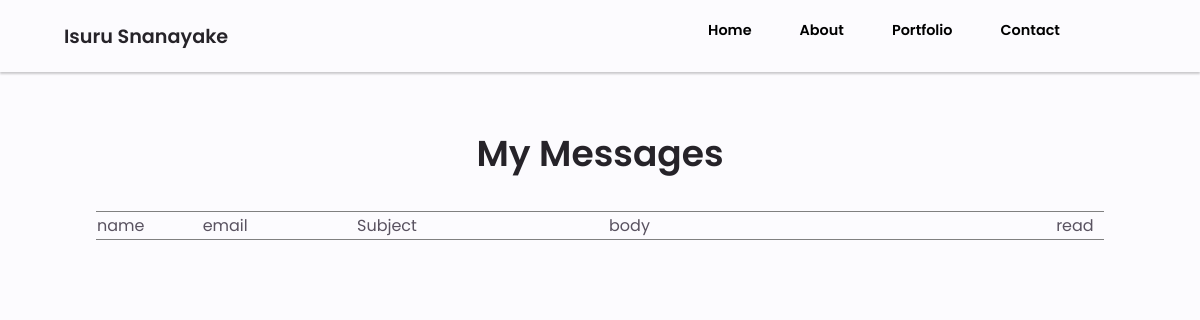
The app's page /inbox/, older data.
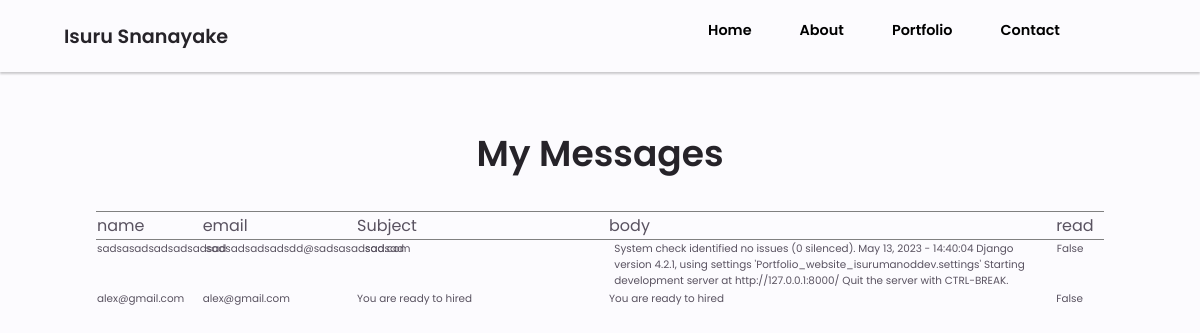
The same page, newer data.
### portfolio/models.py (models this page shows, shortened)
class Messages(models.Model):
    name = models.CharField(max_length=200,null=True)
    email = models.EmailField(null=True,blank=True)
    subject = models.CharField(max_length=200,null=True)
    body = models.TextField(null=True)
    is_read = models.BooleanField(default=False,)
    created = models.DateTimeField(auto_now_add=True)

### portfolio/views.py (the view)
# urls.py: path('inbox/', views.inbox, name="inbox"),
def inbox(request):
    messages = Messages.objects.all()
    context = {"messages": messages}
    return render(request, "inbox.html", context)

### templates/inbox.html
{% extends "main.html" %}
{% load static %}
{% block content %}
    <section class="contact section">
        <div class="inbox-form-container">
            <h1 class="section-title">My Messages</h1>
            <table width="100%" class="inbox-table">
                <thead>
                <tr>
                    <td class="inbox-name">name</td>
                    <td class="inbox-email">email</td>
                    <td class="inbox-Subject">Subject</td>
                    <td class="inbox-body">body</td>
                    <td class="inbox-read">read</td>
                </tr>
                </thead>
                <tbody>
                {% for message in  messages %}
                    <tr class="table-row">
                    <td class="inbox-name">{{ message.name }}</td>
                    <td class="inbox-email">{{ message.email }}</td>
                    <td class="inbox-Subject">{{ message.subject }}</td>
                    <td class="inbox-body">{{ message.body }}</td>
                    <td class="inbox-read">{{ message.is_read }}</td>
                    </tr>
                {% endfor %}
                </tbody>
            </table>
        </div>
    </section>
{% endblock %}

### templates/main.html (shortened to what this page needs)
<!DOCTYPE html>
{% load static %}
<html>
<head>
    <link rel="stylesheet" type="text/css" href="{% static "css/style.css" %}">
    <link rel="stylesheet" href="https://unicons.iconscout.com/release/v4.0.8/css/line.css">
</head>
<body>
<header class="header" id="header">
    <nav class="nav">
        <a href="#" class="nav-logo">Isuru Snanayake</a>
        <div class="nav-menu" id="nav-menu">
            <ul class="nav-list grid">
                <li class="nav-item">
                    <a href="{% url "home" %}" class="nav-link">
                        Home</a>
                </li>
                <li class="nav-item">
                    <a href="#about" class="nav-link">
                        About</a>
                </li>
                <li class="nav-item">
                    <a href="#portfolio" class="nav-link">
                        Portfolio</a>
                </li>
                <li class="nav-item">
                    <a href="#contact" class="nav-link">
                        Contact </a>
                </li>
            </ul>
        </div>
    </nav>
</header>
{% block content %}{% endblock %}
</body>
</html>

### static/css/style.css (style rules this page uses)
:root { --header-height: 3rem; --hue-color: 270; --first-color: hsl(var(--hue-color), 69%, 61%); --first-color-second: hsl(var(--hue-color), 69%, 61%); --first-color-alt: hsl(var(--hue-color), 57%, 53%); --first-color-lighter: hsl(var(--hue-color), 92%, 85%); --title-color: hsl(var(--hue-color), 8%, 15%); --text-color: hsl(var(--hue-color), 8%, 35%); --text-color-light: hsl(var(--hue-color), 8%, 65%); --input-color: hsl(var(--hue-color), 70%, 96%); --body-color: hsl(var(--hue-color), 60%, 99%); --container-color: #fff; --scroll-bar-color: hsl(var(--hue-color), 12%, 90%); --scroll-thumb-color: hsl(var(--hue-color), 12%, 80%); --body-font: 'Poppins', sans-serif; --big-font-size: 2rem; --h1-font-size: 1.5rem; --h2-font-size: 1.25rem; --h3-font-size: 1.125rem; --normal-font-size: 1rem; --small-font-size: 0.9rem; --smaller-font-size: .85rem; }
* { box-sizing: border-box; }
body { margin: 0; font-family: var(--body-font); font-size: var(--normal-font-size); background: var(--body-color); color: var(--text-color); }
h1, h2, h3, h4 { color: var(--title-color); font-weight: 600; }
a { text-decoration: none; }
ul { list-style: none; }
.section { padding: 0; }
.section-title { font-size: 2.25rem; color: var(--title-color); }
.section-subtitle, .section-title { text-align: center; }
.grid { display: grid; gap: 24px; }
header { position: fixed; top: 0; left: 0; width: 100%; background: var(--body-color); z-index: 100; transition: 0.4s; box-shadow: 0 2px 2px rgba(0, 0, 0, 0.2); }
.nav { height: 3rem; display: flex; justify-content: space-between; align-items: center; margin: 0 16px; }
.nav-menu { position: fixed; bottom: 0; left: 0; background: #faf7f7; box-shadow: 0 -12px 12px rgba(0, 0, 0, 0.2); width: 100%; height: 4rem; display: grid; align-items: center; border-radius: 1rem 1rem 0 0; transition: 0.4s; padding-bottom: 4rem; }
.nav-list, .nav-link { display: flex; }
.nav-link { flex-direction: column; align-items: center; font-weight: 600; font-size: 0.65rem; color: black; padding: 0; }
.nav-list { justify-content: space-around; }
.nav-link { font-size: 0.9rem; }
.nav-toggle, .nav-logo { color: var(--title-color); font-weight: 600; }
.nav-logo { font-size: 1.2rem; }
.inbox-form-container { margin: 0 6rem 12rem; }
.inbox-table { width: 100%; border-collapse: collapse; table-layout: fixed; }
.inbox-table thead { border: 1px solid grey; border-left: none; border-right: none; }
.inbox-table tr { display: flex; height: max-content; gap: 1rem; }
.inbox-table tbody { font-size: 0.65rem; }
.inbox-table tr { display: flex; height:max-content; gap: 0.5rem; }
.inbox-name { width: 10%; }
.inbox-email { width: 15%; text-align: start; }
.inbox-read { width: 5%; }
.inbox-Subject { width: 25%; text-align: start; }
.inbox-body { width: 45%; text-align: start; }
@media screen and (min-width: 568px) { .nav-list { justify-content: center; column-gap: 3rem; } }
@media screen and (min-width: 800px) { .section { padding: 96px 0 32px; } }
@media screen and (min-width: 800px) { .nav { width: 100%; margin: 0 64px; display: flex; flex-direction: row; justify-content: space-between; height: 4.5rem; align-items: center; } }
@media screen and (min-width: 800px) { .nav-menu { align-items: center; max-width: 800px; position: relative; top: 0; right: 0; box-shadow: none !important; background: transparent !important; } }

Row changes from the older to the newer data that the page shows:
added Messages: name "sadsasadsadsadsadsad", email "sadsadsadsadsdd@sadsasadsad.com", subject "sadsad", body "System check identified no issues (0 silenced). May 13, 2023 - 14:40:04 Django version 4.2.1, using settings 'Portfolio_website_isurumanoddev.settings' Starting development server at http://127.0.0.1:8000/ Quit the server with CTRL-BREAK.", is_read "False"
added Messages: name "alex@gmail.com", email "alex@gmail.com", subject "You are ready to hired", body "You are ready to hired", is_read "False"
